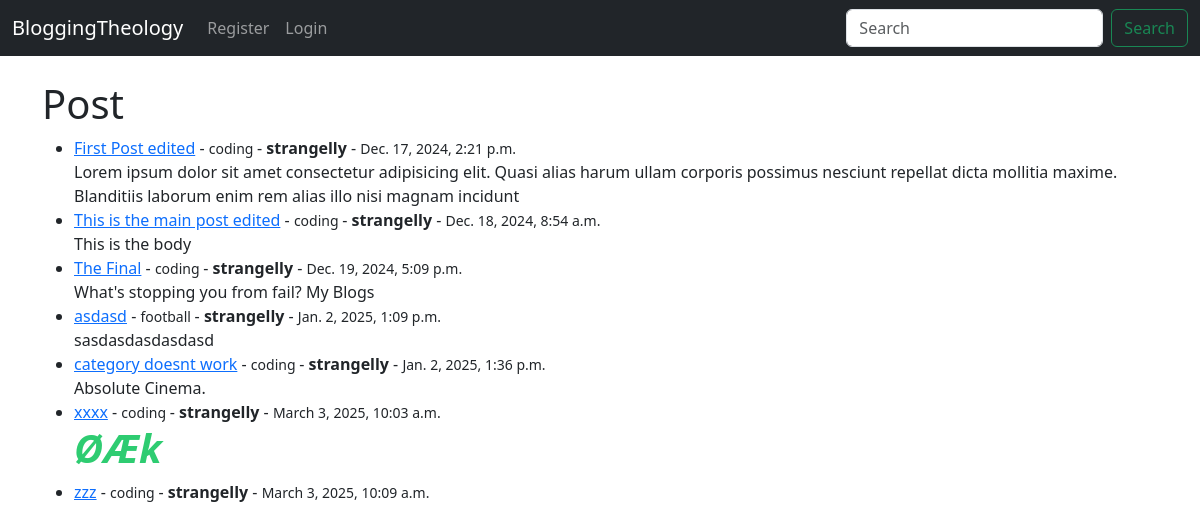
The page / on the database its author committed.
### web_blog/models.py (models this page shows, shortened)
class Post(models.Model):
    title = models.CharField(max_length=255)
    body = RichTextField(blank=True, null=True)
    author = models.ForeignKey(User, on_delete=models.CASCADE, related_name="posts")
    username = models.CharField(max_length=255)
    comment = models.ForeignKey(User, on_delete=models.SET_NULL, null=True, blank=True, related_name="post_comments")
    media = models.ForeignKey(User, on_delete=models.SET_NULL, null=True, blank=True, related_name="post_media")
    created_at = models.DateTimeField(auto_now_add=True)
    updated_at = models.DateTimeField(auto_now=True)
    category = models.CharField(max_length=255, default='coding')

### web_blog/views.py (the view)
# urls.py: path('', HomeView.as_view(), name= 'home' ),
class HomeView(ListView):
    model = Post
    template_name = 'home.html'
    ordering = ['created_at']

### web_blog/templates/home.html (shortened to what this page needs)
{% extends 'base.html' %}
{% block content %}
<h1>Post</h1>
<ul>
{% for post in object_list %}
    <li><a href="{% url 'article_detail' post.pk %}">
        {{ post.title }}</a> - <small>{{ post.category }} </small> -
        <b> {{ post.author.username }} </b> -
        <small> {{ post.created_at }} </small>
        <br>
        {{ post.body | slice:":200"|safe }}
    </li>
{% endfor %}
{% endblock %}

### rows shown on the page
Post: title "First Post edited", category "coding", author.username "strangelly", created_at "Dec. 17, 2024, 2:21 p.m.", body "Lorem ipsum dolor sit amet consectetur adipisicing elit. Quasi alias harum ullam corporis possimus nesciunt repellat dicta mollitia maxime. Blanditiis laborum enim rem alias illo nisi magnam incidunt"
Post: title "This is the main post edited", category "coding", author.username "strangelly", created_at "Dec. 18, 2024, 8:54 a.m.", body "This is the body"
Post: title "The Final", category "coding", author.username "strangelly", created_at "Dec. 19, 2024, 5:09 p.m.", body "What's stopping you from fail? My Blogs"
Post: title "asdasd", category "football", author.username "strangelly", created_at "Jan. 2, 2025, 1:09 p.m.", body "sasdasdasdasdasd"
Post: title "category doesnt work", category "coding", author.username "strangelly", created_at "Jan. 2, 2025, 1:36 p.m.", body "Absolute Cinema."
Post: title "xxxx", category "coding", author.username "strangelly", created_at "March 3, 2025, 10:03 a.m.", body "ØÆk"
Post: title "zzz", category "coding", author.username "strangelly", created_at "March 3, 2025, 10:09 a.m."
